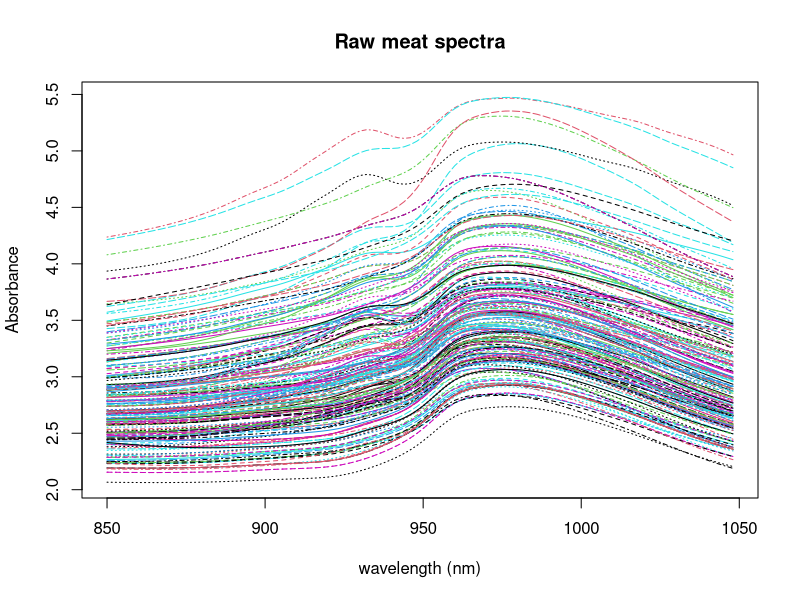
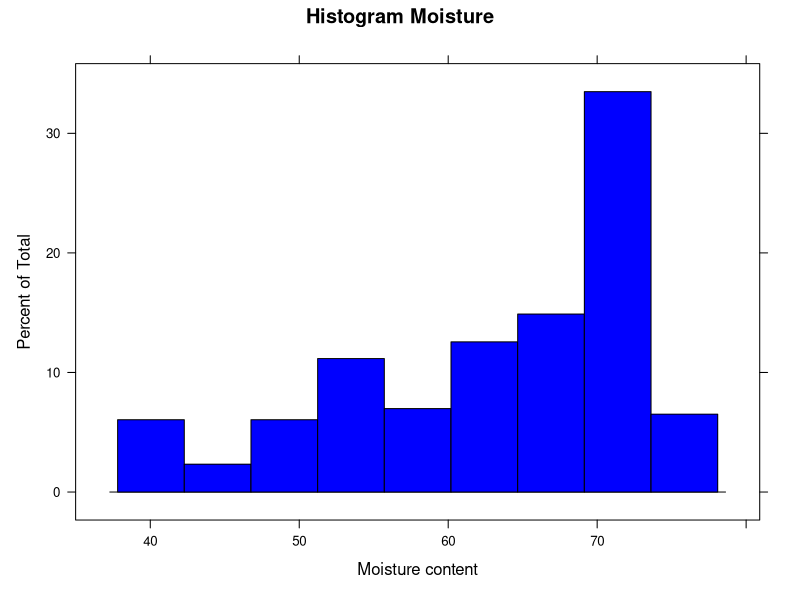
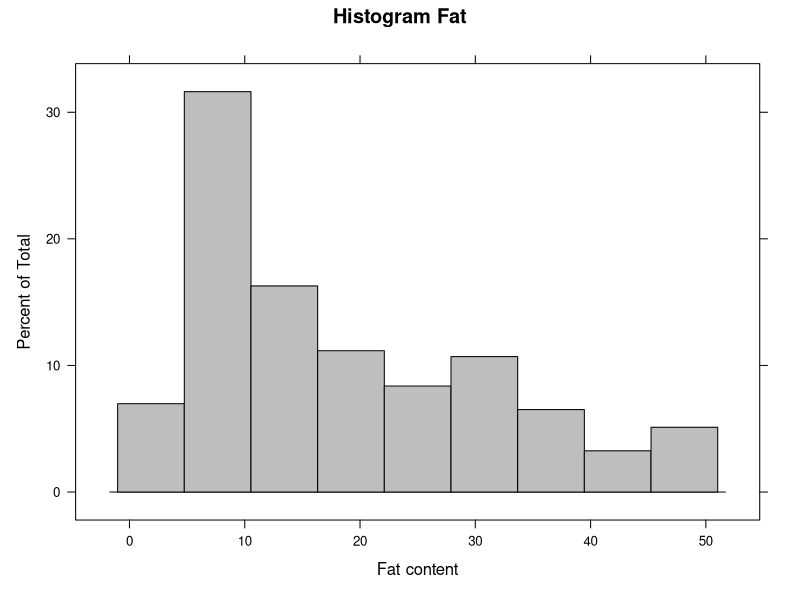
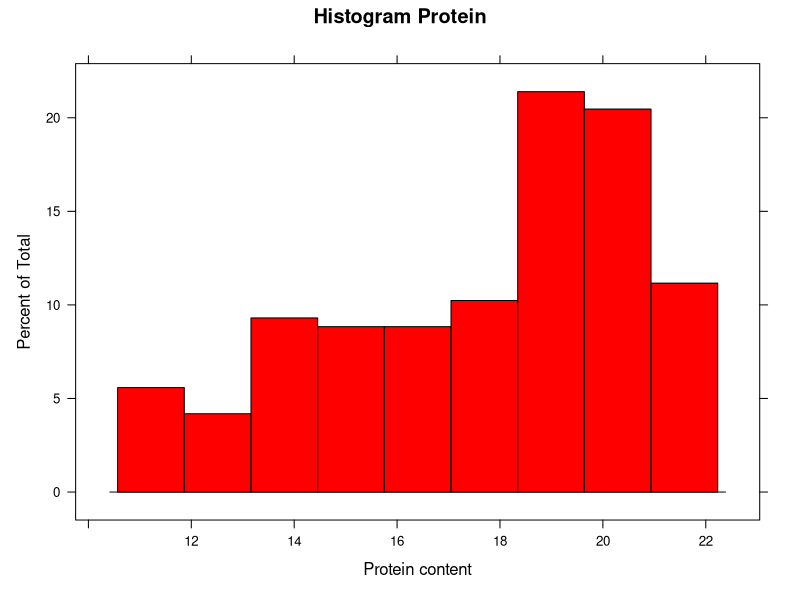

Here is the R script that generated these plots, in order: (Note: this script raises an error after producing the figures.)
## ---- chunk 1
library(caret)
?tecator
## ---- chunk 2
data(tecator)
ls()
## ---- chunk 3
colnames(absorp) <- seq(850, 1048, by = 2)
## ---- chunk 4
matplot(colnames(absorp), t(absorp), type = "l", ylab = "Absorbance", xlab = "wavelength (nm)", main = "Raw meat spectra")
## ---- chunk 5
colnames(endpoints)
colnames(endpoints) <- c("Moisture", "Fat", "Protein")
histogram(endpoints[ , 1], xlab = "Moisture content", main ="Histogram Moisture", col = "blue")
histogram(endpoints[ , 2], xlab = "Fat content", main ="Histogram Fat", col = "grey")
histogram(endpoints[ , 3], xlab = "Protein content", main ="Histogram Protein", col = "red")
## ---- chunk 6
tecator <- data.frame(endpoints)
tecator$spec <- absorp

## ---- chunk 7
save.image("C:/BLOG/Workspaces/NIT Tutorial/NIT_ws1.RData")
